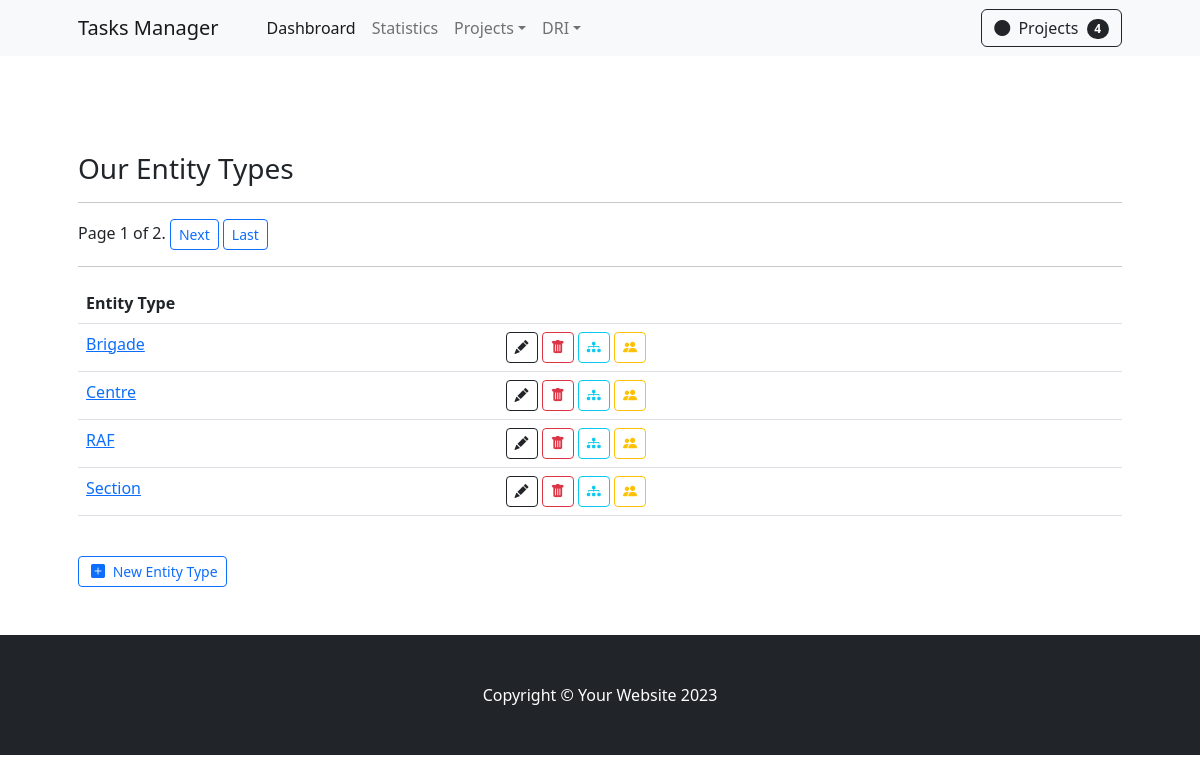
Screenshot of /types/ with the database file from the repository.
### apps/backend/models.py (models this page shows, shortened)
class Entity_Type(models.Model):
    type = models.CharField(max_length=50)

### apps/backend/views/type.py (the view)
# urls.py: path('types/', view=Entity_TypeListView.as_view(), name='entity-type-list'),
class Entity_TypeListView(ListView):
    paginate_by     =   4
    model           =   Entity_Type
    template_name   =   'entity_types/entity_types_list.html'

### apps/backend/templates/entity_types/entity_types_list.html (shortened to what this page needs)
{% extends '_base.html' %}
{% load crispy_forms_tags %}
{% load static %}
{% block content %}
    <section class="py-5">
        <div class="container px-4 px-lg-5 mt-5">
            <h3> Our Entity Types </h3>
            <hr>
            <div class="pagination">
                <span class="step-links">
                    <span class="current">
                        Page {{ page_obj.number }} of {{ page_obj.paginator.num_pages }}.
                    </span>
                    {% if page_obj.has_next %}
                        <a href="?page={{ page_obj.next_page_number }}" class="btn btn-outline-primary btn-sm" >Next</a>
                        <a href="?page={{ page_obj.paginator.num_pages }}" class="btn btn-outline-primary btn-sm" >Last</a>
                    {% endif %}
                </span>
            </div>
            <hr>
            <table class="table table-responsive flex-fill">
                <tr>
                    <th>Entity Type</th>
                    <th></th>
                </tr>
                {% for type in object_list %}
                    <tr>
                        <td>
                            <a href="">{{type.type}}</a>
                        </td>
                        <td>
                            <a title="Edit" class="btn btn-sm btn-outline-dark" href="">
                                <i class="bi bi-pencil-fill"></i>
                            </a>
                            <a title="Delete" class="btn btn-sm btn-outline-danger" href="">
                                <i class="bi bi-trash-fill"></i>
                            </a>
                            <a title="Entities" class="btn btn-sm btn-outline-info" href="">
                                <i class="bi bi-diagram-3-fill"></i>
                            </a>
                            <a title="Employees" class="btn btn-sm btn-outline-warning" href="">
                                <i class="bi bi-people-fill"></i>
                            </a>
                        </td>
                    </tr>
                {% endfor %}
            </table>
            <br>
            <a class="btn btn-sm btn-outline-primary" href="{% url 'entity-type-create' %}">
                <i class="bi bi-plus-square-fill m-1"></i>
                New Entity Type
            </a>
        </div>
    </section>
{% endblock %}

### rows the page displays
Entity_Type: type "Brigade"
Entity_Type: type "Centre"
Entity_Type: type "RAF"
Entity_Type: type "Section"

### other values shown
{{ object_list|length }} "4"
{{ page_obj.number }} "1"
{{ page_obj.paginator.num_pages }} "2"
